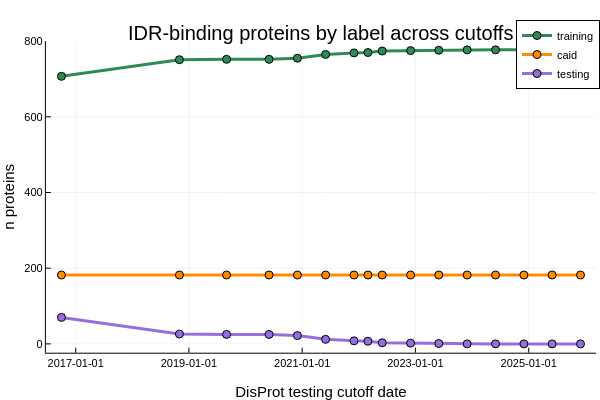

Notebook code for this chart:
### Markdown cell above
### Plot 10: IDR-Binding Protein Counts vs Cutoff

### Code cell
plot(
    sweep_binding_proteins_wide.disprot_testing_cutoff_date,
    sweep_binding_proteins_wide.training;
    label = "training",
    xlabel = "DisProt testing cutoff date",
    ylabel = "n proteins",
    title = "IDR-binding proteins by label across cutoffs",
    linewidth = 3,
    marker = :circle,
    color = :seagreen
)
plot!(
    sweep_binding_proteins_wide.disprot_testing_cutoff_date,
    sweep_binding_proteins_wide.caid;
    label = "caid",
    linewidth = 3,
    marker = :circle,
    color = :darkorange
)
plot!(
    sweep_binding_proteins_wide.disprot_testing_cutoff_date,
    sweep_binding_proteins_wide.testing;
    label = "testing",
    linewidth = 3,
    marker = :circle,
    color = :mediumpurple
)

### Figure 1 — Plotly figure (JSON) as saved in the notebook; plotly's stock layout.template omitted (floating-point values rounded to 4 significant figures)
{"data": [{"colorbar": {"len": 0.8657, "title": "", "x": 0.9934, "y": 0.5087}, "legendgroup": "training", "line": {"color": "rgba(46, 139, 87, 1.000)", "dash": "solid", "shape": "linear", "width": 3}, "marker": {"color": "rgba(46, 139, 87, 1.000)", "line": {"color": "rgba(0, 0, 0, 1.000)", "width": 1}, "size": 8, "symbol": "circle"}, "mode": "lines+markers", "name": "training", "showlegend": true, "type": "scatter", "x": [736238, 736999, 737303, 737577, 737760, 737942, 738125, 738215, 738307, 738490, 738672, 738855, 739038, 739221, 739403, 739586], "xaxis": "x", "y": [707, 751, 752, 752, 755, 765, 769, 770, 774, 775, 776, 777, 777, 777, 777, 777], "yaxis": "y"}, {"colorbar": {"len": 0.8657, "title": "", "x": 0.9934, "y": 0.5087}, "legendgroup": "caid", "line": {"color": "rgba(255, 140, 0, 1.000)", "dash": "solid", "shape": "linear", "width": 3}, "marker": {"color": "rgba(255, 140, 0, 1.000)", "line": {"color": "rgba(0, 0, 0, 1.000)", "width": 1}, "size": 8, "symbol": "circle"}, "mode": "lines+markers", "name": "caid", "showlegend": true, "type": "scatter", "x": [736238, 736999, 737303, 737577, 737760, 737942, 738125, 738215, 738307, 738490, 738672, 738855, 739038, 739221, 739403, 739586], "xaxis": "x", "y": [182, 182, 182, 182, 182, 182, 182, 182, 182, 182, 182, 182, 182, 182, 182, 182], "yaxis": "y"}, {"colorbar": {"len": 0.8657, "title": "", "x": 0.9934, "y": 0.5087}, "legendgroup": "testing", "line": {"color": "rgba(147, 112, 219, 1.000)", "dash": "solid", "shape": "linear", "width": 3}, "marker": {"color": "rgba(147, 112, 219, 1.000)", "line": {"color": "rgba(0, 0, 0, 1.000)", "width": 1}, "size": 8, "symbol": "circle"}, "mode": "lines+markers", "name": "testing", "showlegend": true, "type": "scatter", "x": [736238, 736999, 737303, 737577, 737760, 737942, 738125, 738215, 738307, 738490, 738672, 738855, 739038, 739221, 739403, 739586], "xaxis": "x", "y": [70, 26, 25, 25, 22, 12, 8, 7, 3, 2, 1, 0, 0, 0, 0, 0], "yaxis": "y"}], "layout": {"annotations": [{"font": {"color": "rgba(0, 0, 0, 1.000)", "family": "sans-serif", "size": 20}, "rotation": 0, "showarrow": false, "text": "IDR-binding proteins by label across cutoffs", "x": 0.535, "xanchor": "center", "xref": "paper", "y": 1, "yanchor": "top", "yref": "paper"}], "height": 400, "legend": {"bgcolor": "rgba(255, 255, 255, 1.000)", "bordercolor": "rgba(0, 0, 0, 1.000)", "borderwidth": 1, "font": {"color": "rgba(0, 0, 0, 1.000)", "family": "sans-serif", "size": 11}, "title": {"font": {"color": "rgba(0, 0, 0, 1.000)", "family": "sans-serif", "size": 15}, "text": ""}, "tracegroupgap": 0, "traceorder": "normal", "x": 1, "xanchor": "auto", "y": 1, "yanchor": "auto"}, "margin": {"b": 20, "l": 0, "r": 0, "t": 20}, "paper_bgcolor": "rgba(255, 255, 255, 1.000)", "plot_bgcolor": "rgba(255, 255, 255, 1.000)", "showlegend": true, "width": 600, "xaxis": {"anchor": "y", "domain": [0.07647, 0.9934], "gridcolor": "rgba(0, 0, 0, 0.100)", "gridwidth": 0.5, "linecolor": "rgba(0, 0, 0, 1.000)", "mirror": false, "range": [736100.0, 739700.0], "showgrid": true, "showline": true, "showticklabels": true, "tickangle": 0, "tickcolor": "rgb(0, 0, 0)", "tickfont": {"color": "rgba(0, 0, 0, 1.000)", "family": "sans-serif", "size": 11}, "tickmode": "array", "ticks": "inside", "ticktext": ["2017-01-01", "2019-01-01", "2021-01-01", "2023-01-01", "2025-01-01"], "tickvals": [736330, 737060, 737791, 738521, 739252], "title": "DisProt testing cutoff date", "titlefont": {"color": "rgba(0, 0, 0, 1.000)", "family": "sans-serif", "size": 15}, "type": "-", "visible": true, "zeroline": false, "zerolinecolor": "rgba(0, 0, 0, 1.000)"}, "yaxis": {"anchor": "x", "domain": [0.07581, 0.9415], "gridcolor": "rgba(0, 0, 0, 0.100)", "gridwidth": 0.5, "linecolor": "rgba(0, 0, 0, 1.000)", "mirror": false, "range": [-23.31, 800.3], "showgrid": true, "showline": true, "showticklabels": true, "tickangle": 0, "tickcolor": "rgb(0, 0, 0)", "tickfont": {"color": "rgba(0, 0, 0, 1.000)", "family": "sans-serif", "size": 11}, "tickmode": "array", "ticks": "inside", "ticktext": ["0", "200", "400", "600", "800"], "tickvals": [0, 200, 400, 600, 800], "title": "n proteins", "titlefont": {"color": "rgba(0, 0, 0, 1.000)", "family": "sans-serif", "size": 15}, "type": "-", "visible": true, "zeroline": false, "zerolinecolor": "rgba(0, 0, 0, 1.000)"}}}
